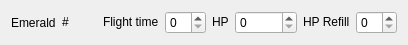
<?xml version="1.0" encoding="UTF-8"?>
<ui version="4.0">
 <class>EmeraldEditorWidget</class>
 <widget class="QWidget" name="EmeraldEditorWidget">
  <property name="geometry">
   <rect>
    <x>0</x>
    <y>0</y>
    <width>408</width>
    <height>32</height>
   </rect>
  </property>
  <property name="sizePolicy">
   <sizepolicy hsizetype="Maximum" vsizetype="Maximum">
    <horstretch>0</horstretch>
    <verstretch>0</verstretch>
   </sizepolicy>
  </property>
  <property name="windowTitle">
   <string>Form</string>
  </property>
  <layout class="QHBoxLayout" name="horizontalLayout_5">
   <item>
    <layout class="QHBoxLayout" name="horizontalLayout">
     <item>
      <widget class="QLabel" name="label">
       <property name="sizePolicy">
        <sizepolicy hsizetype="Maximum" vsizetype="Preferred">
         <horstretch>0</horstretch>
         <verstretch>0</verstretch>
        </sizepolicy>
       </property>
       <property name="text">
        <string>Emerald</string>
       </property>
      </widget>
     </item>
     <item>
      <widget class="QLabel" name="numberLabel">
       <property name="sizePolicy">
        <sizepolicy hsizetype="Preferred" vsizetype="Maximum">
         <horstretch>0</horstretch>
         <verstretch>0</verstretch>
        </sizepolicy>
       </property>
       <property name="text">
        <string>#</string>
       </property>
      </widget>
     </item>
    </layout>
   </item>
   <item>
    <layout class="QHBoxLayout" name="horizontalLayout_4">
     <item>
      <widget class="QLabel" name="label_4">
       <property name="sizePolicy">
        <sizepolicy hsizetype="Maximum" vsizetype="Maximum">
         <horstretch>0</horstretch>
         <verstretch>0</verstretch>
        </sizepolicy>
       </property>
       <property name="text">
        <string>Flight time</string>
       </property>
      </widget>
     </item>
     <item>
      <widget class="QSpinBox" name="flightTimeBox">
       <property name="maximum">
        <number>12</number>
       </property>
      </widget>
     </item>
    </layout>
   </item>
   <item>
    <layout class="QHBoxLayout" name="horizontalLayout_2">
     <item>
      <widget class="QLabel" name="label_2">
       <property name="sizePolicy">
        <sizepolicy hsizetype="Maximum" vsizetype="Maximum">
         <horstretch>0</horstretch>
         <verstretch>0</verstretch>
        </sizepolicy>
       </property>
       <property name="text">
        <string>HP</string>
       </property>
      </widget>
     </item>
     <item>
      <widget class="QSpinBox" name="hpBox"/>
     </item>
    </layout>
   </item>
   <item>
    <layout class="QHBoxLayout" name="horizontalLayout_3">
     <item>
      <widget class="QLabel" name="label_3">
       <property name="sizePolicy">
        <sizepolicy hsizetype="Maximum" vsizetype="Maximum">
         <horstretch>0</horstretch>
         <verstretch>0</verstretch>
        </sizepolicy>
       </property>
       <property name="text">
        <string>HP Refill</string>
       </property>
      </widget>
     </item>
     <item>
      <widget class="QSpinBox" name="hpRefillBox"/>
     </item>
    </layout>
   </item>
  </layout>
 </widget>
 <resources/>
 <connections/>
</ui>
